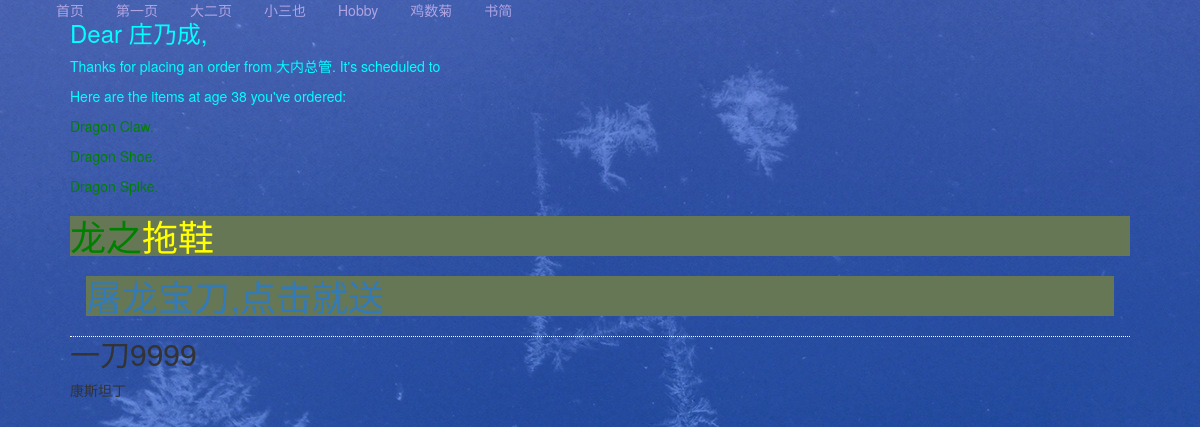
The page /thd on the database its author committed.
### highone/models.py (models this page shows)
class Wenting(models.Model):
	name = models.CharField(max_length = 50)
	age = models.CharField(max_length = 5)
	jobs = models.CharField(max_length = 20)

### highone/views.py (the view)
# urls.py: url(r'^thd$',indexb),
def indexb(request):
	w = Wenting.objects.all().values()
	t = loader.get_template('highb.html')
	c = Context({'name':'23ff','jobs':'jobjj'})
	return render_to_response('highb.html',{'name':w[2]['name'],'jobs':w[2]['jobs'],'age':w[2]['age']})

### highone/templates/highb.html (shortened to what this page needs)
{% extends 'base.html' %}
{% block title %}
	<link href="/bootstrap/css/bootstrap.min.css" rel="stylesheet">
{% endblock %}
{% block text %}
 	<div >
		<p style="color: cyan"><h3 style="color: cyan">Dear {{ name }},</h3></p>
		<p style="color: cyan">Thanks for placing an order from {{ jobs }}. It's scheduled to </p>
		<p style="color: cyan">Here are the items at age {{age}} you've ordered:</p>
		<p style="color: green">Dragon Claw.</p>
		<p style="color: green">Dragon Shoe.</p>
		<p style="color: green">Dragon Spike.</p>
		<h1 style="color: green">龙之<span style="color: yellow">拖鞋</span></h1>
		<a href='https://www.baidu.com/s?wd=%E5%B1%A0%E9%BE%99%E5%AE%9D%E5%88%80'><h1>屠龙宝刀,点击就送</h1></a>
		<h2>一刀9999</h2>
	</div>
{% endblock %}

### highone/templates/base.html (style rules this page uses)
body { color: #edf; ; padding: 0 5em; margin:15em }
h1 { padding: 2em lem; background:#675 }
h2 { color: #bf8; border-top: 1px dotted #fff; margin-top: 2em }
p { margin: lem 0 }
a { display: block;padding: 0 16px }

### rows shown on the page
Wenting: name "庄乃成", jobs "大内总管", age "38"
